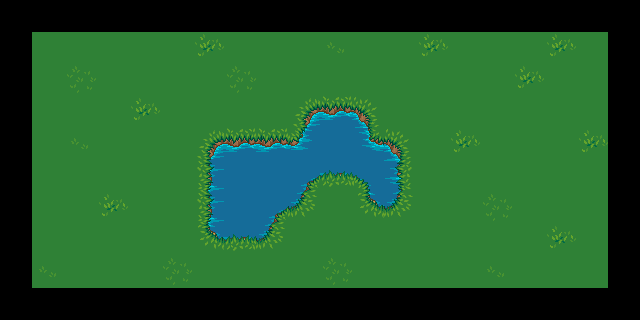

This is a level from a 2D game, rendered from its Tiled map with the project's own tilesets. A one-line summary and the complete map file follow:
An orthogonal 20x10 tile map with 32x32 px tiles, 3 tile layers (bg, something, Border), 3 tilesets and 14 objects.

<map version="1.0" tiledversion="1.1.2" orientation="orthogonal" renderorder="right-down" width="20" height="10" tilewidth="32" tileheight="32" infinite="0" nextobjectid="12">
 <tileset firstgid="1" name="grass" tilewidth="32" tileheight="32" tilecount="18" columns="3">
  <image source="../textures/grass.png" width="96" height="192" />
  <tile id="17">
   <objectgroup draworder="index" />
  </tile>
 </tileset>
 <tileset firstgid="19" name="watergrass" tilewidth="32" tileheight="32" tilecount="18" columns="3">
  <image source="../textures/watergrass.png" width="96" height="192" />
  <tile id="1">
   <objectgroup draworder="index">
    <object id="1" x="0" y="0">
     <polygon points="0,32 0,0 32,0 32,16 16,16 16,32" />
    </object>
   </objectgroup>
  </tile>
  <tile id="2">
   <objectgroup draworder="index">
    <object id="1" x="0" y="0">
     <polygon points="0,16 0,0 32,0 32,32 16,32 16,16" />
    </object>
   </objectgroup>
  </tile>
  <tile id="4">
   <objectgroup draworder="index">
    <object id="1" x="0" y="0">
     <polygon points="0,32 0,0 16,0 16,16 32,16 32,32" />
    </object>
   </objectgroup>
  </tile>
  <tile id="5">
   <objectgroup draworder="index">
    <object id="1" x="0" y="0">
     <polygon points="0,32 0,16 16,16 16,0 32,0 32,32" />
    </object>
   </objectgroup>
  </tile>
  <tile id="6">
   <objectgroup draworder="index">
    <object id="1" x="0" y="0">
     <polygon points="16,32 19.2,19.2 32,16 32,32" />
    </object>
   </objectgroup>
  </tile>
  <tile id="7">
   <objectgroup draworder="index">
    <object id="1" x="0" y="0">
     <polygon points="0,32 0,16 32,16 32,32" />
    </object>
   </objectgroup>
  </tile>
  <tile id="8">
   <objectgroup draworder="index">
    <object id="1" x="0" y="0">
     <polygon points="0,32 0,16 12.8,19.2 16,32" />
    </object>
   </objectgroup>
  </tile>
  <tile id="9">
   <objectgroup draworder="index">
    <object id="1" x="0" y="0">
     <polygon points="16,32 16,0 32,0 32,32" />
    </object>
   </objectgroup>
  </tile>
  <tile id="10">
   <objectgroup draworder="index">
    <object id="1" x="0" y="0">
     <polygon points="0,32 0,0 32,0 32,32" />
    </object>
   </objectgroup>
  </tile>
  <tile id="11">
   <objectgroup draworder="index">
    <object id="1" x="0" y="0">
     <polygon points="0,32 0,0 16,0 16,32" />
    </object>
   </objectgroup>
  </tile>
  <tile id="12">
   <objectgroup draworder="index">
    <object id="1" x="0" y="0">
     <polygon points="19.2,12.8 16,0 32,0 32,16" />
    </object>
   </objectgroup>
  </tile>
  <tile id="13">
   <objectgroup draworder="index">
    <object id="1" x="0" y="0">
     <polygon points="0,16 0,0 32,0 32,16" />
    </object>
   </objectgroup>
  </tile>
  <tile id="14">
   <objectgroup draworder="index">
    <object id="1" x="0" y="0">
     <polygon points="0,16 0,0 16,0 12.8,12.8" />
    </object>
   </objectgroup>
  </tile>
 </tileset>
 <tileset firstgid="37" name="meta" tilewidth="32" tileheight="32" tilecount="18" columns="3">
  <image source="../textures/meta.png" width="96" height="192" />
  <tile id="0">
   <objectgroup draworder="index">
    <object id="1" x="0" y="0" width="32" height="32" />
   </objectgroup>
  </tile>
 </tileset>
 <layer name="bg" width="20" height="10">
  <data encoding="csv">
0,0,0,0,0,0,0,0,0,0,0,0,0,0,0,0,0,0,0,0,
0,11,11,11,11,11,16,11,11,11,18,11,11,16,11,11,11,16,11,0,
0,11,17,11,11,11,11,17,11,11,11,11,11,11,11,11,16,11,11,0,
0,11,11,11,16,11,11,11,11,11,11,11,11,11,11,11,11,11,11,0,
0,11,18,11,11,11,11,11,11,11,11,11,11,11,16,11,11,11,16,0,
0,11,11,11,11,11,11,11,11,11,11,11,11,11,11,11,11,11,11,0,
0,11,11,16,11,11,11,11,11,11,11,11,11,11,11,17,11,11,11,0,
0,11,11,11,11,11,11,11,11,11,11,11,11,11,11,11,11,16,11,0,
0,18,11,11,11,17,11,11,11,11,17,11,11,11,11,18,11,11,11,0,
0,0,0,0,0,0,0,0,0,0,0,0,0,0,0,0,0,0,0,0
</data>
 </layer>
 <layer name="something" width="20" height="10">
  <data encoding="csv">
0,0,0,0,0,0,0,0,0,0,0,0,0,0,0,0,0,0,0,0,
0,0,0,0,0,0,0,0,0,0,0,0,0,0,0,0,0,0,0,0,
0,0,0,0,0,0,0,0,0,0,0,0,0,0,0,0,0,0,0,0,
0,0,0,0,0,0,0,0,0,25,26,27,0,0,0,0,0,0,0,0,
0,0,0,0,0,0,25,26,26,24,29,23,27,0,0,0,0,0,0,0,
0,0,0,0,0,0,28,29,29,20,32,21,30,0,0,0,0,0,0,0,
0,0,0,0,0,0,28,29,20,33,0,31,33,0,0,0,0,0,0,0,
0,0,0,0,0,0,31,32,33,0,0,0,0,0,0,0,0,0,0,0,
0,0,0,0,0,0,0,0,0,0,0,0,0,0,0,0,0,0,0,0,
0,0,0,0,0,0,0,0,0,0,0,0,0,0,0,0,0,0,0,0
</data>
 </layer>
 <layer name="Border" width="20" height="10" opacity="0">
  <data encoding="csv">
37,37,37,37,37,37,37,37,37,37,37,37,37,37,37,37,37,37,37,37,
37,0,0,0,0,0,0,0,0,0,0,0,0,0,0,0,0,0,0,37,
37,0,0,0,0,0,0,0,0,0,0,0,0,0,0,0,0,0,0,37,
37,0,0,0,0,0,0,0,0,0,0,0,0,0,0,0,0,0,0,37,
37,0,0,0,0,0,0,0,0,0,0,0,0,0,0,0,0,0,0,37,
37,0,0,0,0,0,0,0,0,0,0,0,0,0,0,0,0,0,0,37,
37,0,0,0,0,0,0,0,0,0,0,0,0,0,0,0,0,0,0,37,
37,0,0,0,0,0,0,0,0,0,0,0,0,0,0,0,0,0,0,37,
37,0,0,0,0,0,0,0,0,0,0,0,0,0,0,0,0,0,0,37,
37,37,37,37,37,37,37,37,37,37,37,37,37,37,37,37,37,37,37,37
</data>
 </layer>
 <objectgroup name="Living" />
</map>
